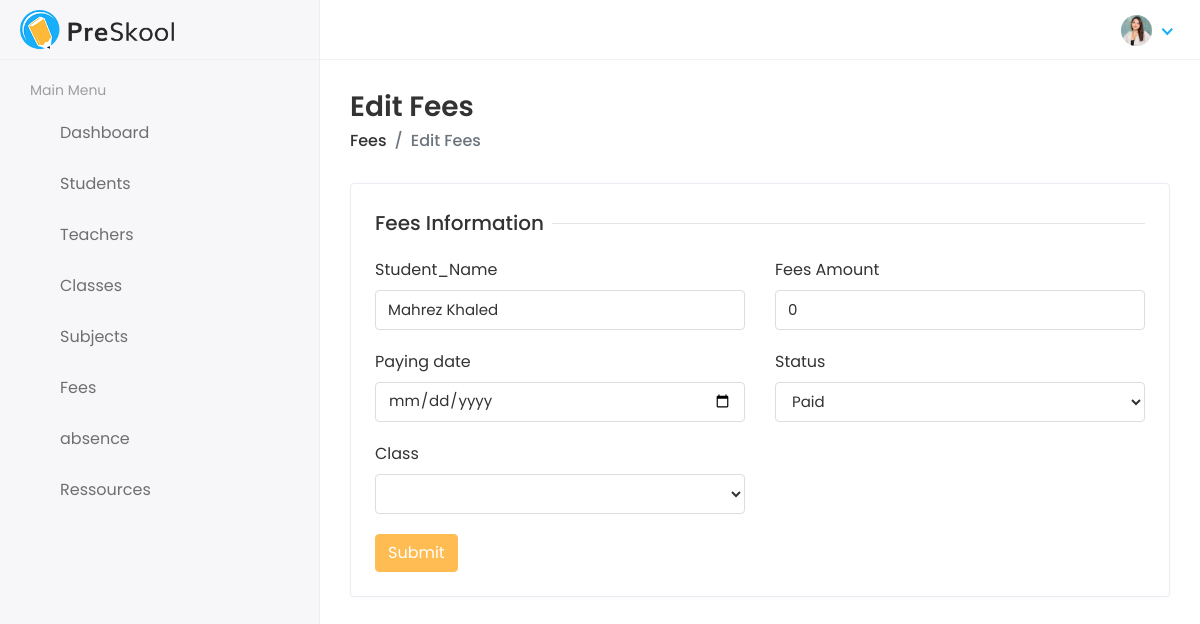
The app's page /Pre-School-Template/html-template/edit-fees.php?sent_id=3 (signed in) with its own data.
### tables this page shows
CREATE TABLE `fees` (
  `Fees_Id` int(11) NOT NULL,
  `Fees_Amount` float NOT NULL,
  `Student_Id` int(11) NOT NULL,
  `Class_Id` int(11) NOT NULL,
  `Fees_Status` int(11) NOT NULL,
  `Fees_Date` datetime DEFAULT NULL
);

### Pre-School-Template/html-template/edit-fees.php (the view, shortened to what this page needs)
<?php
$School_id = $_SESSION['School_Id'];
    ?>
<!DOCTYPE html>
<html lang="en">
<head>
    <link rel="stylesheet" href="assets/plugins/bootstrap/css/bootstrap.min.css">
    <link rel="stylesheet" href="assets/plugins/fontawesome/css/fontawesome.min.css">
    <link rel="stylesheet" href="assets/plugins/fontawesome/css/all.min.css">
    <link rel="stylesheet" href="assets/css/style.css">
</head>
<body>
    <div class="main-wrapper">
    <div class="header">
            <div class="header-left">
               <a href="index.php" class="logo">
               <img src="assets/img/logo.png" alt="Logo">
               </a>
            </div>
            <a href="javascript:void(0);" id="toggle_btn">
            <i class="fas fa-align-left"></i>
            </a>
            <ul class="nav user-menu">
               <li class="nav-item dropdown has-arrow">
                  <a href="#" class="dropdown-toggle nav-link" data-toggle="dropdown">
                  <span class="user-img"><img class="rounded-circle" src="assets/img/profiles/avatar-01.jpg" width="31" alt="Ryan Taylor"></span>
                  </a>
               </li>
            </ul>
         </div>
         <div class="sidebar" id="sidebar">
            <div class="sidebar-inner slimscroll">
               <div id="sidebar-menu" class="sidebar-menu">
                  <ul>
                     <li class="menu-title">
                        <span>Main Menu</span>
                     </li>
                     <li class="submenu">
                        <a href="index.php"><i class="fas fa-user-graduate"></i> <span> Dashboard</span> <span class="menu-arrow"></span></a>
                     </li>
                     <li class="submenu">
                        <a href="#"><i class="fas fa-user-graduate"></i> <span> Students</span> <span class="menu-arrow"></span></a>
                     </li>
                     <li class="submenu">
                        <a href="#"><i class="fas fa-chalkboard-teacher"></i> <span> Teachers</span> <span class="menu-arrow"></span></a>
                     </li>
<li class="submenu">
<a href="#"><i class="fas fa-building"></i> <span> Classes</span> <span class="menu-arrow"></span></a>
</li>
                     <li class="submenu">
                        <a href="#"><i class="fas fa-book-reader"></i> <span> Subjects</span> <span class="menu-arrow"></span></a>
                     </li>
                     <li>
                        <a href="fees.php"><i class="fas fa-comment-dollar"></i> <span>Fees</span></a>
                     </li>
                     <li>
                            <a href="absence.php"><i class="fas fa-holly-berry"></i> <span>absence</span></a>
                        </li>
                        <li>
<a href="event.php"><i class="fas fa-calendar-day"></i> <span>Ressources</span></a>
</li>
                  </ul>
               </div>
            </div>
         </div>
        <div class="page-wrapper">
            <div class="content container-fluid">
                <div class="page-header">
                    <div class="row align-items-center">
                        <div class="col">
                            <h3 class="page-title">Edit Fees</h3>
                            <ul class="breadcrumb">
                                <li class="breadcrumb-item"><a href="fees.php">Fees</a></li>
                                <li class="breadcrumb-item active">Edit Fees</li>
                            </ul>
                        </div>
                    </div>
                </div>
                <?php
include 'connexion.php';
$id_f = $_GET['sent_id'];
$query="SELECT * FROM fees WHERE Fees_Id=$id_f ;";
$result = mysqli_query($db,$query);
while($data = mysqli_fetch_assoc($result)){
    $status = $data['Fees_Status'];
    $s_id = $data['Student_Id'];
                    $res = mysqli_query($db,"SELECT CONCAT(Student_LastName,' ',Student_FirstName) AS fullname FROM student WHERE Student_Id=$s_id;");
                    $student_name = mysqli_fetch_row($res);
                    $std_name = $student_name[0];
?>
                <div class="row">
                    <div class="col-sm-12">
                        <div class="card">
                            <div class="card-body">
                                <form method="post">
                                    <div class="row">
                                        <div class="col-12">
                                            <h5 class="form-title"><span>Fees Information</span></h5>
                                        </div>
                                        <div class="col-12 col-sm-6">
                                            <div class="form-group">
                                                <label>Student_Name</label>
                                                <input type="text" onkeyup="lister(this)" class="form-control" name="s_name" value="<?php echo $std_name ?>" id="searchbox" autocomplete="off">
                                            </div>
                                        </div>
                                        <div class="col-12 col-sm-6">
                                            <div class="form-group">
                                                <label>Fees Amount</label>
                                                <input type="text" class="form-control" name="amount"
                                                    value="<?php echo $data['Fees_Amount'] ?>">
                                            </div>
                                        </div>
                                        <div class="col-12 col-sm-6">
                                            <div class="form-group">
                                                <label>Paying date</label>
                                                <input type="date" name="Fees_Date" class="form-control" value="<?php echo $data['Fees_Date']  ?>" />
</div>
                                                <?php
$que="SELECT * FROM class WHERE School_Id = $School_id";
$result = mysqli_query($db,$que);
?>
                                                <div class="form-group">
                                                    <label>Class</label>
                                                    <select class="form-control" name="id_c">
                                                    </select>
                                                </div>
                                            </div>
                                            <div class="col-12 col-sm-6">
                                                <div class="form-group">
                                                    <label>Status</label>
                                                    <select class="form-control" name="status">
                                                        <option value="1" <?php if($status==1){ echo "selected" ;} ?> >Paid</option>
                                                    </select>
                                                </div>
                                            </div>
                                            <div class="col-12">
                                                <input type="submit" class="btn btn-primary" name="sub" value="Submit">
                                            </div>
                                        </div>
                                </form>
                            </div>
                        </div>
                    </div>
                </div>
                <?php
}
                  ?>
            </div>
        </div>
    </div>
</body>
</html>

### records on screen
fees: s_name "Mahrez Khaled", amount "0", status "Paid"
